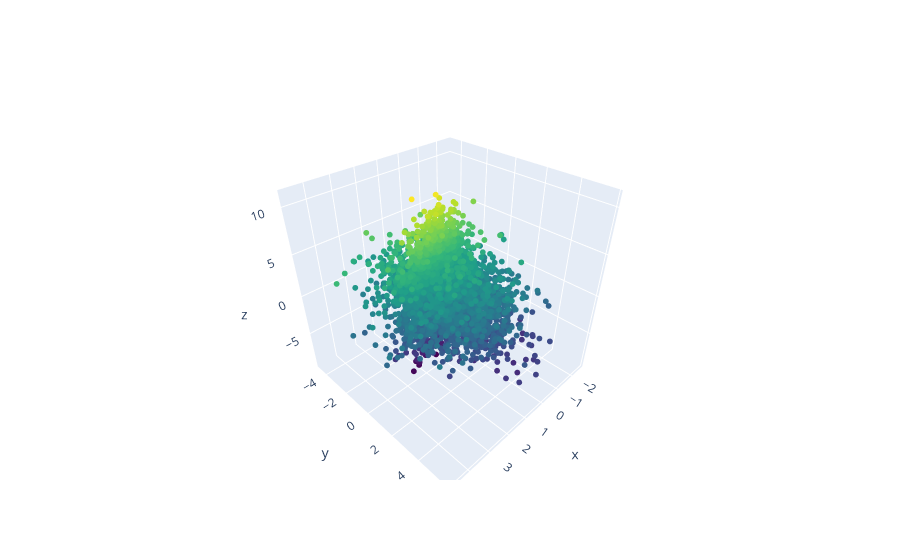

Write notebook code for a chart like this one.
### Markdown cell above
We can also show the distribution of data points in sample in 3D:

### Code cell
fig = go.Figure(
    data=go.Scatter3d(
        x=sample[:, 0],
        y=sample[:, 1],
        z=sample[:, 2],
        mode="markers",
        marker={
            "size": 2,
            "color": sample[:, 2],
            "colorscale": "Viridis",
            "showscale": False,
        },
    )
)

fig.update_layout(
    scene={
        "xaxis_title": properties["x"]["label"].replace("$", ""),
        "yaxis_title": properties["y"]["label"].replace("$", ""),
        "zaxis_title": properties["z"]["label"].replace("$", ""),
        "aspectmode": "cube",
    },
    showlegend=False,
)

fig.show()

### Figure 1 — Plotly figure (JSON) as saved in the notebook; plotly's stock layout.template omitted (floating-point values rounded to 4 significant figures; data arrays with more than 128 entries replaced by an {"elided": "..."} marker saying what was removed)
{"data": [{"marker": {"color": {"elided": "5000 float values"}, "colorscale": [[0, "#440154"], [0.1111, "#482878"], [0.2222, "#3e4989"], [0.3333, "#31688e"], [0.4444, "#26828e"], [0.5556, "#1f9e89"], [0.6667, "#35b779"], [0.7778, "#6ece58"], [0.8889, "#b5de2b"], [1, "#fde725"]], "showscale": false, "size": 2}, "mode": "markers", "type": "scatter3d", "x": {"elided": "5000 float values"}, "y": {"elided": "5000 float values"}, "z": {"elided": "5000 float values"}}], "layout": {"scene": {"aspectmode": "cube", "xaxis": {"title": {"text": "x"}}, "yaxis": {"title": {"text": "y"}}, "zaxis": {"title": {"text": "z"}}}, "showlegend": false}}
